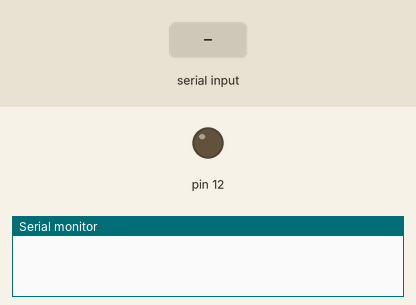
Bench run of a sketch on a simulated Arduino Uno, built with avr-gcc and run on an emulated ATmega328P. On the bench: output pins drawn as LEDs (lit = HIGH), the last lines printed to the serial monitor. Inputs (shaded band) come from the test bench.

Above: at 1.2 s.
1.3 s: "1\n" received over Serial
At 2.1 s:
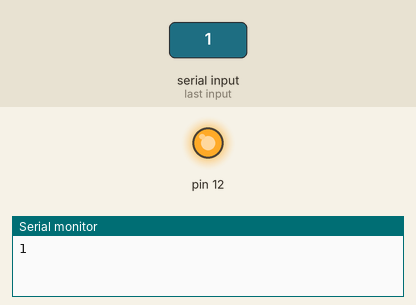
Timing chart, 0 to 4.3 s (numbered marks = the images above; inputs shaded):
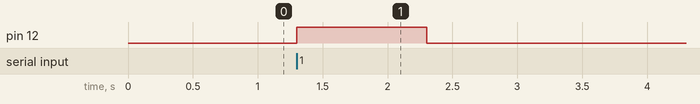

Measured:
- after the input at 1.3 s, pin 12: LOW → HIGH at once, → LOW 1.0 s later

The sketch:

210421_3.ino
```cpp
void setup() {
  Serial.begin(9600);
  pinMode(12, OUTPUT);
}

void loop() {
  if (Serial.available()) {
    int sowon = Serial.parseInt();
    Serial.println(sowon);
    if (sowon == 1)
      digitalWrite(12, HIGH);
    if (sowon == 0)
      digitalWrite(12, LOW);
  }
}
```
